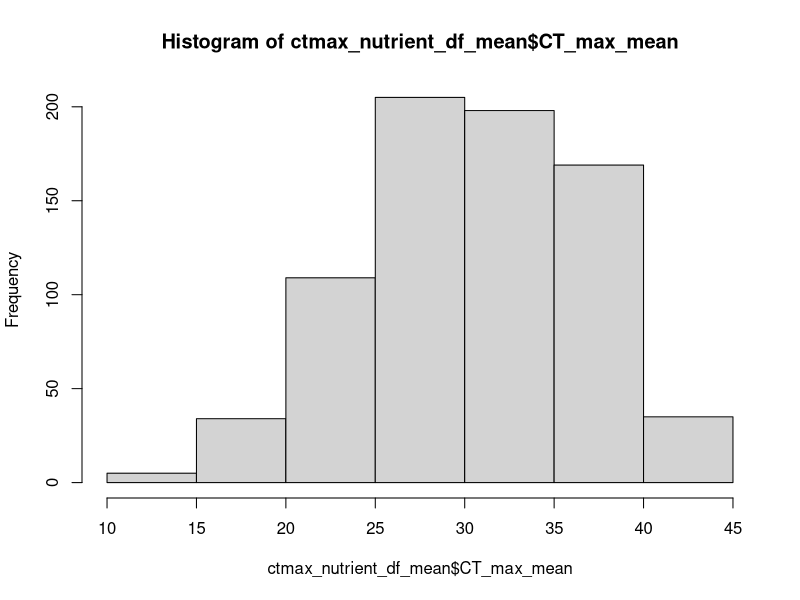
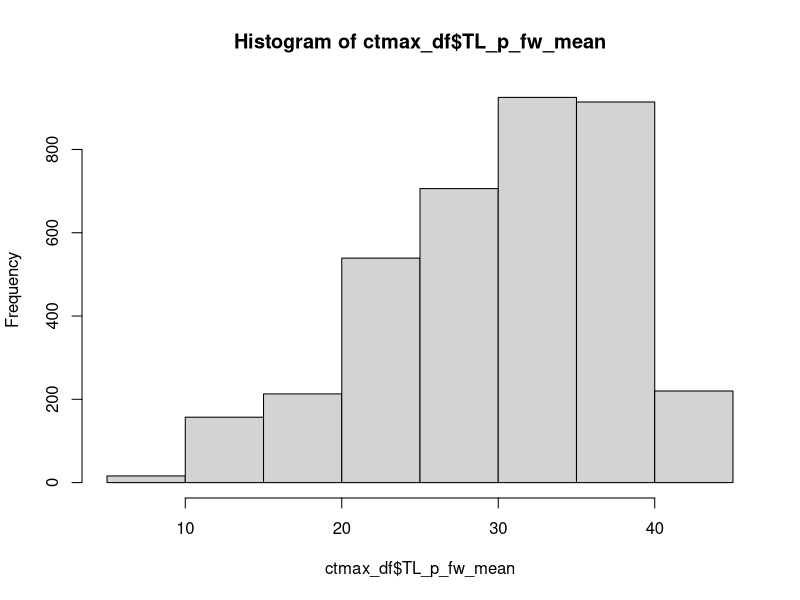
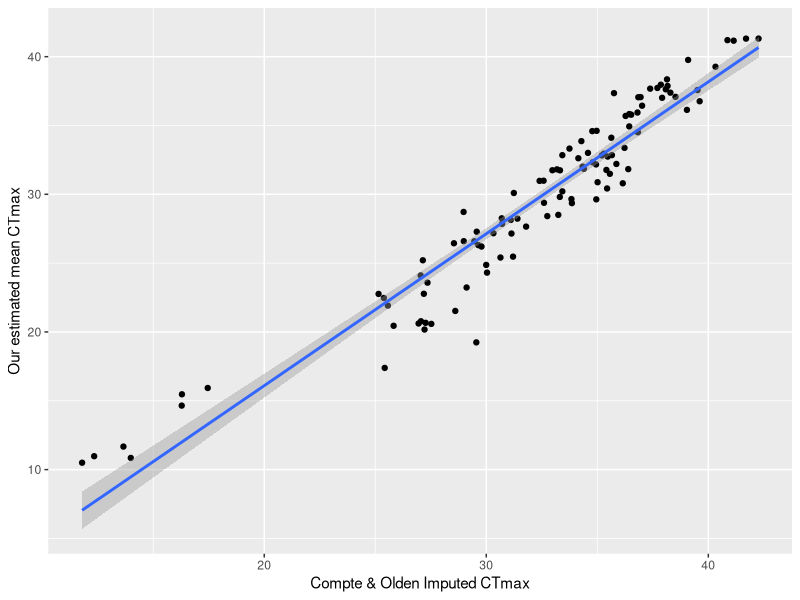
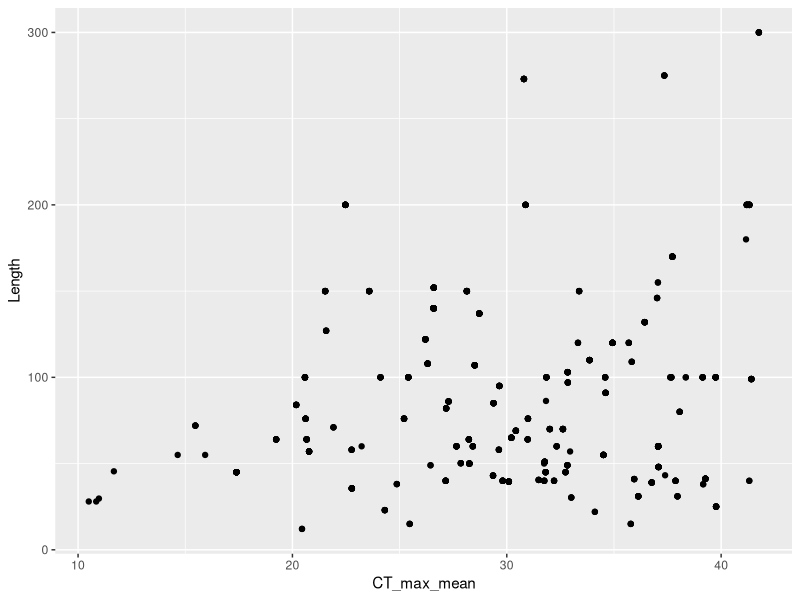
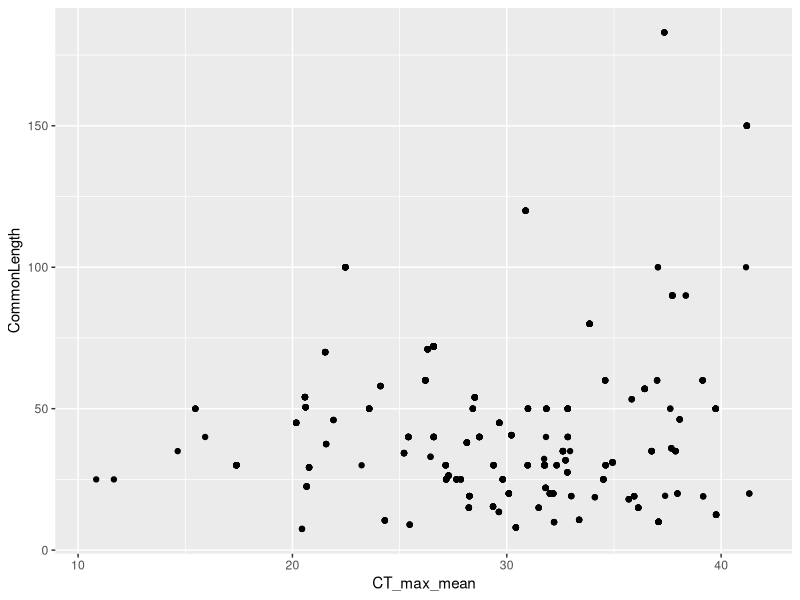
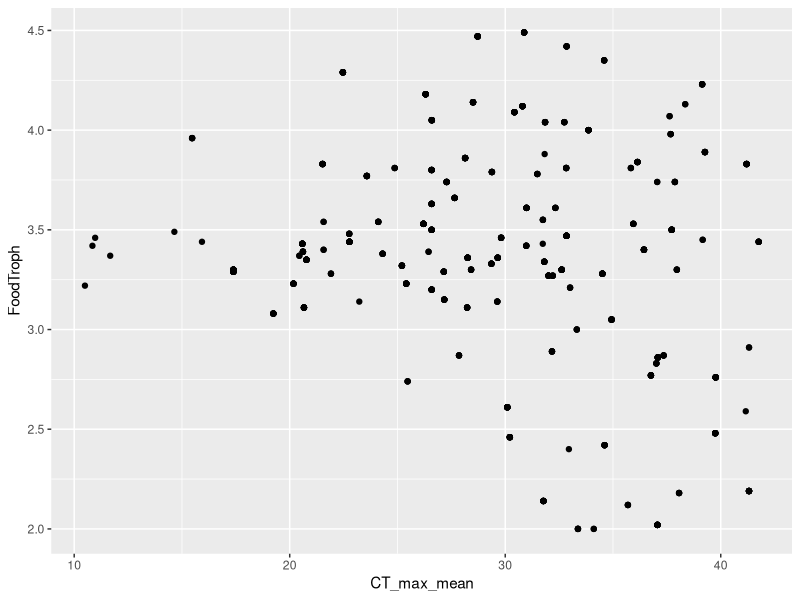
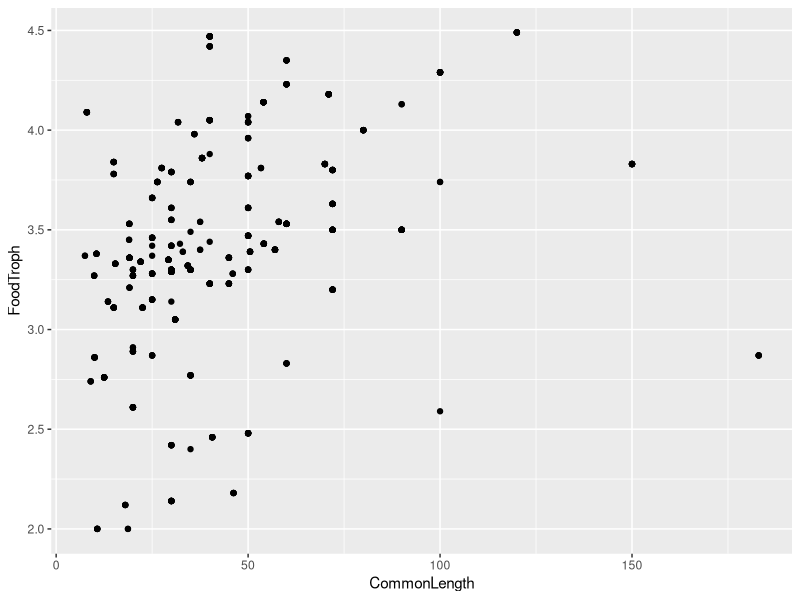
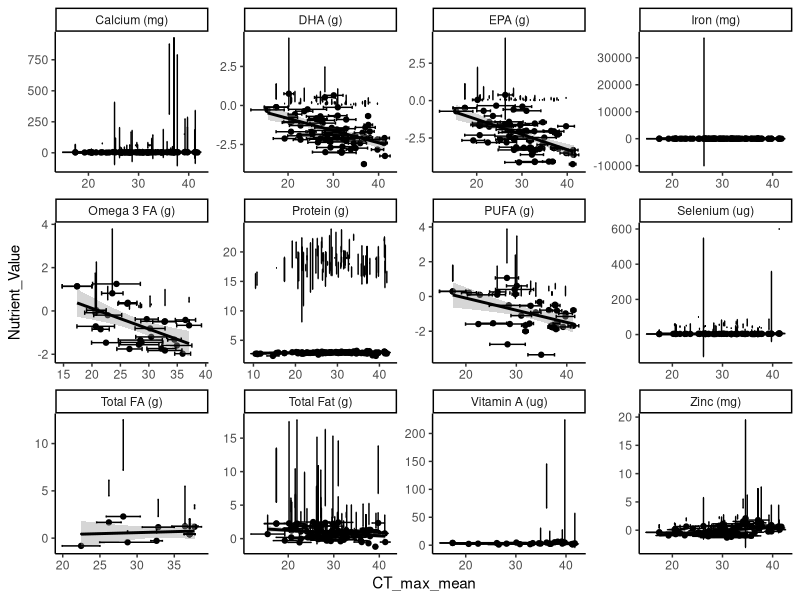

R code for these plots, in order:
##CTmax estimates vs. Nutrient Content -- for All possible species with nutrient + thermal data
##April 10, 2024


library(tidyverse)
library(readxl)
library(data.table)
library(ggplot2)
library(ggpubr)

##1) Import the CTmax data estimated for acclimation for species specific ranges (see Allsp_NLMEM_CTmax_predicitons.R code for how these predicted CTmax were generated)
ctmax <- read.csv("data/processed_data/CTmax_fw_sst_est_summer_mean_sprange_ALL.csv") %>%
  dplyr::rename(sci_name = "Species_GL")

##Need to select only 1 methodology for CTmax estimates - select dynamic if present
dyn <- ctmax %>%
  filter(Methodology == "dynamic")

static <- ctmax %>%
  filter(Methodology == "static") %>%
  filter(!sci_name %in% dyn$sci_name)

ctmax_df <- rbind(dyn, static)


##2) Import all nutrient data -- with outliers removed (see Testing_Nutrient_Data_Outliers_Extremes.R)
nutrient_df <- read.csv("data/processed_data/Nutrient_data_all_outliers_removed.csv") %>%
  filter(!body_part %in% c("liver", "egg", "esophagus", "skin", "viscera")) %>%
  filter(!grepl("spp", sci_name)) %>%
  filter(str_count(sci_name, "\\S+") == 2) %>%
  separate(sci_name, into = c("Genus", "Species"), remove = TRUE) %>%
  unite("sci_name", Genus, Species, sep = " ") %>%
  separate(sci_name, into = c("Genus", "Species"), remove = FALSE) %>%
  unique()
nutrient_df$Value <- as.numeric(nutrient_df$Value)

test <- nutrient_df %>%
  dplyr::select(body_part) %>%
  distinct()
##3) Import species list 
sp_all <- read.csv("data/species_list/master_sp_list_clean.csv")

##Calculate mean values and join df together
ctmax_mean <- ctmax_df %>%
  dplyr::select(Methodology, sci_name,  TL_p_fw_mean, Temp_Estimate_Source) %>%
  dplyr::rename(CT_max = "TL_p_fw_mean") %>%
  group_by(Methodology, sci_name) %>%
  summarise(across(.cols = CT_max,list(mean = mean, sd = sd))) %>%
  #mutate(Source = "Species Range NLMEM") %>%
  dplyr::select(sci_name, CT_max_mean, CT_max_sd, Methodology)


nutrients_mean <- nutrient_df %>%
  filter(!is.na(Value)) %>%
  group_by(sci_name, Nutrient_Name) %>%
  summarise(mean_value = mean(Value), sd_value = sd(Value)) 


##join together
ctmax_nutrient_df_mean <- inner_join(ctmax_mean, sp_all, by = "sci_name") %>%
  inner_join(nutrients_mean, by = c("sci_name")) %>%
  mutate(mean_value_log = log(mean_value))

test <- ctmax_nutrient_df_mean %>%
  dplyr::select(sci_name) %>%
  unique()

hist(ctmax_nutrient_df_mean$CT_max_mean)
hist(ctmax_df$TL_p_fw_mean)
#write.csv(ctmax_nutrient_df_mean, "data/processed_data/GL_mean_ctmax_nutrient_df.csv")

###Testing relationship between mean CTmax estimates and imputed CTmax estimates
imputed_df <- read_excel("data/raw_data/Comte_Olden_CTmax_Data.xlsx", sheet = "Imputed_data") %>%
  rename(sci_name = "Species")

test_ctmax <- left_join(ctmax_mean, imputed_df, by = "sci_name")

ggplot(test_ctmax, aes(x = CTmax, y = CT_max_mean)) +
  geom_point() +
  geom_smooth(method = "lm") +
  ylab("Our estimated mean CTmax") +
  xlab("Compte & Olden Imputed CTmax")

##some imputed values missing for species they had thermal data for? that is odd.. but is true
##for 6 of the ones we have ctmax estimate for, don't have an imputed CTmax 

##Relationships b/w mean temp ranges and other potential variables
ggplot(ctmax_nutrient_df_mean, aes(y = Length, x = CT_max_mean)) + 
  geom_point()
lm1 <- lm(Length ~ CT_max_mean, ctmax_nutrient_df_mean)
summary(lm1)
ggplot(ctmax_nutrient_df_mean, aes(y = CommonLength, x = CT_max_mean)) + 
  geom_point()
lm2 <- lm(CommonLength ~ CT_max_mean, ctmax_nutrient_df_mean)
summary(lm2)
ggplot(ctmax_nutrient_df_mean, aes(y = FoodTroph, x = CT_max_mean)) + 
  geom_point()
lm3 <- lm(FoodTroph~ CT_max_mean, ctmax_nutrient_df_mean)
summary(lm3)
ggplot(ctmax_nutrient_df_mean, aes(y = FoodTroph, x = CommonLength)) + 
  geom_point()
lm4 <- lm(FoodTroph ~ CommonLength, ctmax_nutrient_df_mean)
summary(lm4)
##3) Simple Linear Regressions -- using mean values ===========

##3.1) All Possible Species ------------------

#Plotting Relationships
gl_all_plot <- ctmax_nutrient_df_mean %>%
  ggplot(aes(x = CT_max_mean, y = log(mean_value))) + 
  geom_point() + 
  geom_smooth(method = "lm", colour = "black") + 
  geom_errorbar(aes(ymin = mean_value-sd_value, ymax = mean_value+sd_value), width = .2, position = position_dodge(0.05)) +
  geom_errorbar(aes(xmin = CT_max_mean-CT_max_sd, xmax = CT_max_mean+CT_max_sd), width = .2, position = position_dodge(0.05)) +
  facet_wrap(~Nutrient_Name, scales = "free") +
  theme_classic() +
  ylab("Nutrient_Value")
gl_all_plot



gl_all_plot_2 <- ctmax_nutrient_df_mean %>%
  ggplot(aes(x = CT_max_mean, y = log(mean_value))) + 
  geom_point() + 
  geom_smooth(method = "lm", colour = "black") + 
  #  geom_errorbar(aes(ymin = mean_value-sd_value, ymax = mean_value+sd_value), width = .2, position = position_dodge(0.05)) + 
  facet_wrap(~Nutrient_Name, scales = "free") +
  theme_classic() +
  labs(y = "Mean Nutrient Value", x = "Mean Estimated CTmax (˚C)", title =  "Mean CTmax vs. Nutrient Content - All Possible Species")
gl_all_plot_2


##Simple linear regressions 
ca_mean <- ctmax_nutrient_df_mean %>%
  filter(Nutrient_Name == "Calcium (mg)")
ca_lm <- lm(log(mean_value) ~ CT_max_mean + Length + FoodTroph+ Fresh + Brack + Saltwater + LongevityWild, data = ca_mean)
summary(ca_lm)

ca_lm_2 <- lm(log(mean_value) ~ CT_max_mean, data = ca_mean)
summary(ca_lm)

#par(mfrow = c(2, 2))
#plot(ca_lm)

dha_mean <- ctmax_nutrient_df_mean %>%
  filter(Nutrient_Name == "DHA (g)")
dha_lm <- lm(log(mean_value) ~ CT_max_mean + Length + FoodTroph+ Fresh + Brack + Saltwater + LongevityWild, data = dha_mean)
summary(dha_lm)
#par(mfrow = c(2, 2))
#plot(dha_lm)

epa_mean <- ctmax_nutrient_df_mean %>%
  filter(Nutrient_Name == "EPA (g)")
epa_lm <- lm(log(mean_value) ~ CT_max_mean + Length + FoodTroph + Fresh + Brack + Saltwater + LongevityWild, data = epa_mean)
summary(epa_lm)
#par(mfrow = c(2, 2))
#plot(epa_lm)

fe_mean <- ctmax_nutrient_df_mean %>%
  filter(Nutrient_Name == "Iron (mg)") %>%
  filter(mean_value < 1000) ##removing the one large outlier
fe_lm <- lm(log(mean_value) ~ CT_max_mean +Length + FoodTroph+ Fresh + Brack + Saltwater + LongevityWild, data = fe_mean)
summary(fe_lm)
#par(mfrow = c(2, 2))
#plot(fe_lm)

omg3_mean <- ctmax_nutrient_df_mean %>%
  filter(Nutrient_Name == "Omega 3 FA (g)")
omg3_lm <- lm(log(mean_value) ~ CT_max_mean+ Length + FoodTroph + Fresh + Brack + Saltwater + LongevityWild, data = omg3_mean)
summary(omg3_lm)
#par(mfrow = c(2, 2))
#plot(omg3_lm)

pro_mean <- ctmax_nutrient_df_mean %>%
  filter(Nutrient_Name == "Protein (g)")
pro_lm <- lm(log(mean_value) ~ CT_max_mean+ Length + FoodTroph + Fresh + Brack + Saltwater + LongevityWild, data = pro_mean)
summary(pro_lm)
#par(mfrow = c(2, 2))
#plot(pro_lm)

pufa_mean <- ctmax_nutrient_df_mean %>%
  filter(Nutrient_Name == "PUFA (g)")
pufa_lm <- lm(log(mean_value) ~ CT_max_mean+ Length + FoodTroph + Fresh + Brack + Saltwater + LongevityWild, data = pufa_mean)
summary(pufa_lm)
#par(mfrow = c(2, 2))
#plot(pufa_lm)

sel_mean <- ctmax_nutrient_df_mean %>%
  filter(Nutrient_Name == "Selenium (ug)")
sel_lm <- lm(log(mean_value) ~ CT_max_mean+ Length + FoodTroph + Fresh + Brack + Saltwater + LongevityWild, data = sel_mean)
summary(sel_lm)

#par(mfrow = c(2, 2))
#plot(sel_lm)

fat_mean <- ctmax_nutrient_df_mean %>%
  filter(Nutrient_Name == "Total Fat (g)")
fat_lm <- lm(log(mean_value) ~ CT_max_mean+ Length + FoodTroph + + Fresh + Brack + Saltwater + LongevityWild, data = fat_mean)
summary(fat_lm)
#par(mfrow = c(2, 2))
#plot(fat_lm)

zn_mean <- ctmax_nutrient_df_mean %>%
  filter(Nutrient_Name == "Zinc (mg)")
zn_lm <- lm(log(mean_value) ~ CT_max_mean+ Length + FoodTroph + Fresh + Brack + Saltwater + LongevityWild, data = zn_mean)
summary(zn_lm)
#par(mfrow = c(2, 2))
#plot(zn_lm)

va_mean <- ctmax_nutrient_df_mean %>%
  filter(Nutrient_Name == "Vitamin A (ug)")
va_lm <- lm(log(mean_value) ~ CT_max_mean + Length + FoodTroph + Fresh + Brack + Saltwater + LongevityWild, data = va_mean)
summary(va_lm)
#par(mfrow = c(2, 2))
#plot(va_lm)

###Playing around with potential figures for MS
pro_plot <- ggplot(pro_mean, aes(x = CT_max_mean, y = mean_value)) +
  geom_point() +
  geom_smooth(method = "lm") +
  theme_classic() +
  labs(y = "Mean Nutrient Value", x = "Mean Estimated CTmax (˚C)", title = "Protein (g)")
pro_plot

fat_plot <- ggplot(fat_mean, aes(x = CT_max_mean, y = log(mean_value))) +
  geom_point() +
  geom_smooth(method = "lm") +
  theme_classic() +
  labs(y = "Mean Nutrient Value (log)", x = "Mean Estimated CTmax (˚C)", title = "Total Fat (g)")
fat_plot
  
epa_plot <- ggplot(epa_mean, aes(x = CT_max_mean, y = log(mean_value))) +
  geom_point() +
  geom_smooth(method = "lm") +
  theme_classic() +
  labs(y = "Mean Nutrient Value (log)", x = "Mean Estimated CTmax (˚C)", title = "EPA (g)")
epa_plot

dha_plot <- ggplot(dha_mean, aes(x = CT_max_mean, y = log(mean_value))) +
  geom_point() +
  geom_smooth(method = "lm") +
  theme_classic() +
  labs(y = "Mean Nutrient Value (log)", x = "Mean Estimated CTmax (˚C)", title = "DHA (g)")
dha_plot

omg3_plot <- ggplot(omg3_mean, aes(x = CT_max_mean, y = log(mean_value))) +
  geom_point() +
  geom_smooth(method = "lm") +
  theme_classic() +
  labs(y = "Mean Nutrient Value (log)", x = "Mean Estimated CTmax (˚C)", title = "Omega3 (g)")
omg3_plot


plot1 <- ggarrange(omg3_plot, epa_plot, dha_plot, nrow = 1, ncol = 3, labels = c("c)", "d)", "e)"),  font.label = list(colour = "black", size = 14, family = "Times New Roman"))
  
plot2 <- ggarrange(pro_plot, fat_plot,nrow = 1, ncol = 2, labels = c("a)", "b)"), font.label = list(colour = "black", size = 14, family = "Times New Roman"))

macro_plot <-  ggarrange(plot2, plot1, nrow=2, ncol =1 )
macro_plot


##micronutrient plot 
ca_plot <- ggplot(ca_mean, aes(x = CT_max_mean, y = log(mean_value))) +
  geom_point() +
  geom_smooth(method = "lm", linetype = "dashed") +
  theme_classic() +
  labs(y = "Mean Nutrient Value (log)", x = "Mean Estimated CTmax (˚C)", title = "Calcium (mg)")
ca_plot


fe_plot <- ggplot(fe_mean, aes(x = CT_max_mean, y = log(mean_value))) +
  geom_point() +
  geom_smooth(method = "lm") +
  theme_classic() +
  labs(y = "Mean Nutrient Value (log)", x = "Mean Estimated CTmax (˚C)", title = "Iron (mg)")
fe_plot

sel_plot <- ggplot(sel_mean, aes(x = CT_max_mean, y = mean_value_log)) +
  geom_point() +
  geom_smooth(method = "lm", linetype = "dashed") +
  theme_classic() +
  labs(y = "Mean Nutrient Value (log)", x = "Mean Estimated CTmax (˚C)", title = "Selenium (ug)")
sel_plot

va_plot <- ggplot(va_mean, aes(x = CT_max_mean, y = mean_value_log)) +
  geom_point() +
#  geom_smooth(method = "lm") +
  theme_classic() +
  labs(y = "Mean Nutrient Value (log)", x = "Mean Estimated CTmax (˚C)", title = "Vitamin A (ug)")
va_plot

zn_plot <- ggplot(zn_mean, aes(x = CT_max_mean, y = mean_value_log)) +
  geom_point() +
  geom_smooth(method = "lm") +
  theme_classic() +
  labs(y = "Mean Nutrient Value (log)", x = "Mean Estimated CTmax (˚C)", title = "Zinc (mg)")
zn_plot


plot1 <- ggarrange(sel_plot, zn_plot, va_plot, nrow = 1, ncol = 3, labels = c("c)", "d)", "e)"),  font.label = list(colour = "black", size = 14, family = "Times New Roman"))

plot2 <- ggarrange(ca_plot, fe_plot,nrow = 1, ncol = 2, labels = c("a)", "b)"), font.label = list(colour = "black", size = 14, family = "Times New Roman"))

micro_plot <-  ggarrange(plot2, plot1, nrow=2, ncol =1 )
micro_plot



###Linear Mixed Effects Model ----------
library(lme4)
#install.packages("Matrix")
ctmax_nutrient_df_all <- inner_join(ctmax_df, nutrient_df, by = "sci_name") #%>%
  #inner_join(sp_all, by = "sci_name")


##calcium
ca <- ctmax_nutrient_df_all %>%
  filter(Nutrient_Name == "Calcium (mg)")

ca_lme <- lmer(log(Value) ~ TL_p_fw_mean+ (1|sci_name), ca)
summary(ca_lme)

##dha
dha <- ctmax_nutrient_df_all %>%
  filter(Nutrient_Name == "DHA (g)")

dha_lme <- lmer(Value ~ TL_p_fw_mean + (1|sci_name), dha)
summary(dha_lme)
dha_lme
